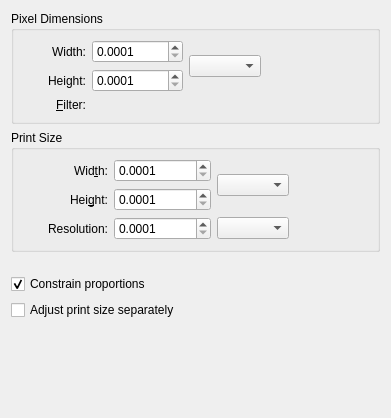
<?xml version="1.0" encoding="utf-8"?>
<ui version="4.0">
 <author>
    SPDX-FileCopyrightText: none
    SPDX-License-Identifier: GPL-3.0-or-later
  </author>
 <class>WdgImageSize</class>
 <widget class="QWidget" name="WdgImageSize">
  <property name="geometry">
   <rect>
    <x>0</x>
    <y>0</y>
    <width>391</width>
    <height>418</height>
   </rect>
  </property>
  <property name="windowTitle">
   <string>Scale To New Size</string>
  </property>
  <layout class="QVBoxLayout" name="verticalLayout">
   <item>
    <widget class="QGroupBox" name="groupImageSize">
     <property name="title">
      <string>Pixel Dimensions</string>
     </property>
     <property name="flat">
      <bool>true</bool>
     </property>
     <layout class="QGridLayout" name="gridLayout_3">
      <item column="2" row="1">
       <widget class="KisDoubleParseUnitSpinBox" name="pixelHeightDouble">
        <property name="minimumSize">
         <size>
          <width>80</width>
          <height>0</height>
         </size>
        </property>
        <property name="decimals">
         <number>4</number>
        </property>
        <property name="minimum">
         <double>0.000100000000000</double>
        </property>
        <property name="maximum">
         <double>90000.000000000000000</double>
        </property>
        <property name="singleStep">
         <double>0.100000000000000</double>
        </property>
       </widget>
      </item>
      <item column="0" row="0">
       <spacer name="horizontalSpacer_2">
        <property name="orientation">
         <enum>Qt::Horizontal</enum>
        </property>
        <property name="sizeType">
         <enum>QSizePolicy::Fixed</enum>
        </property>
        <property name="sizeHint" stdset="0">
         <size>
          <width>25</width>
          <height>20</height>
         </size>
        </property>
       </spacer>
      </item>
      <item column="1" row="0">
       <widget class="QLabel" name="lblPixelWidth">
        <property name="text">
         <string>Width:</string>
        </property>
        <property name="alignment">
         <set>Qt::AlignRight|Qt::AlignTrailing|Qt::AlignVCenter</set>
        </property>
       </widget>
      </item>
      <item column="1" row="2">
       <widget class="QLabel" name="lblPixelFilter">
        <property name="text">
         <string comment="Resize intepolation method list label">&amp;Filter:</string>
        </property>
        <property name="alignment">
         <set>Qt::AlignRight|Qt::AlignTrailing|Qt::AlignVCenter</set>
        </property>
        <property name="buddy">
         <cstring>pixelFilterCmb</cstring>
        </property>
       </widget>
      </item>
      <item column="4" row="0" rowspan="2">
       <widget class="KoAspectButton" name="pixelAspectRatioBtn" native="true">
        <property name="text" stdset="0">
         <string/>
        </property>
       </widget>
      </item>
      <item column="1" row="1">
       <widget class="QLabel" name="lblPixelHeight">
        <property name="text">
         <string>Height:</string>
        </property>
        <property name="alignment">
         <set>Qt::AlignRight|Qt::AlignTrailing|Qt::AlignVCenter</set>
        </property>
       </widget>
      </item>
      <item column="2" row="0">
       <widget class="KisDoubleParseUnitSpinBox" name="pixelWidthDouble">
        <property name="minimumSize">
         <size>
          <width>80</width>
          <height>0</height>
         </size>
        </property>
        <property name="decimals">
         <number>4</number>
        </property>
        <property name="minimum">
         <double>0.000100000000000</double>
        </property>
        <property name="maximum">
         <double>90000.000000000000000</double>
        </property>
        <property name="singleStep">
         <double>0.100000000000000</double>
        </property>
       </widget>
      </item>
      <item column="5" row="1">
       <spacer name="horizontalSpacer_5">
        <property name="orientation">
         <enum>Qt::Horizontal</enum>
        </property>
        <property name="sizeType">
         <enum>QSizePolicy::MinimumExpanding</enum>
        </property>
        <property name="sizeHint" stdset="0">
         <size>
          <width>40</width>
          <height>20</height>
         </size>
        </property>
       </spacer>
      </item>
      <item colspan="2" column="2" row="2">
       <widget class="KisCmbIDList" name="pixelFilterCmb" native="true"/>
      </item>
      <item column="3" row="0" rowspan="2">
       <widget class="QComboBox" name="pixelSizeUnit"/>
      </item>
     </layout>
    </widget>
   </item>
   <item>
    <widget class="QGroupBox" name="groupPrintSize">
     <property name="title">
      <string>Print Size</string>
     </property>
     <property name="flat">
      <bool>true</bool>
     </property>
     <layout class="QGridLayout" name="gridLayout">
      <item column="1" row="1">
       <widget class="QLabel" name="lblPrintHeight">
        <property name="text">
         <string>Hei&amp;ght:</string>
        </property>
        <property name="alignment">
         <set>Qt::AlignRight|Qt::AlignTrailing|Qt::AlignVCenter</set>
        </property>
        <property name="buddy">
         <cstring>printHeight</cstring>
        </property>
       </widget>
      </item>
      <item column="2" row="0">
       <widget class="KisDoubleParseUnitSpinBox" name="printWidth">
        <property name="minimumSize">
         <size>
          <width>80</width>
          <height>0</height>
         </size>
        </property>
        <property name="decimals">
         <number>4</number>
        </property>
        <property name="minimum">
         <double>0.000100000000000</double>
        </property>
        <property name="maximum">
         <double>1000000.000000000000000</double>
        </property>
        <property name="singleStep">
         <double>0.100000000000000</double>
        </property>
       </widget>
      </item>
      <item column="1" row="0">
       <widget class="QLabel" name="lblPrintWidth">
        <property name="text">
         <string>Wid&amp;th:</string>
        </property>
        <property name="alignment">
         <set>Qt::AlignRight|Qt::AlignTrailing|Qt::AlignVCenter</set>
        </property>
        <property name="buddy">
         <cstring>printWidth</cstring>
        </property>
       </widget>
      </item>
      <item column="2" row="1">
       <widget class="KisDoubleParseUnitSpinBox" name="printHeight">
        <property name="minimumSize">
         <size>
          <width>80</width>
          <height>0</height>
         </size>
        </property>
        <property name="decimals">
         <number>4</number>
        </property>
        <property name="minimum">
         <double>0.000100000000000</double>
        </property>
        <property name="maximum">
         <double>1000000.000000000000000</double>
        </property>
        <property name="singleStep">
         <double>0.100000000000000</double>
        </property>
       </widget>
      </item>
      <item column="4" row="0" rowspan="2">
       <widget class="KoAspectButton" name="printAspectRatioBtn" native="true">
        <property name="text" stdset="0">
         <string/>
        </property>
       </widget>
      </item>
      <item column="1" row="2">
       <widget class="QLabel" name="lblResolution">
        <property name="text">
         <string>Resolution:</string>
        </property>
        <property name="alignment">
         <set>Qt::AlignRight|Qt::AlignTrailing|Qt::AlignVCenter</set>
        </property>
       </widget>
      </item>
      <item column="2" row="2">
       <widget class="KisDoubleParseSpinBox" name="printResolution">
        <property name="sizePolicy">
         <sizepolicy hsizetype="Minimum" vsizetype="Fixed">
          <horstretch>0</horstretch>
          <verstretch>0</verstretch>
         </sizepolicy>
        </property>
        <property name="minimumSize">
         <size>
          <width>70</width>
          <height>0</height>
         </size>
        </property>
        <property name="decimals">
         <number>4</number>
        </property>
        <property name="minimum">
         <double>0.000100000000000</double>
        </property>
        <property name="maximum">
         <double>10000.000000000000000</double>
        </property>
        <property name="singleStep">
         <double>0.100000000000000</double>
        </property>
       </widget>
      </item>
      <item column="3" row="2">
       <widget class="QComboBox" name="printResolutionUnit"/>
      </item>
      <item column="0" row="1">
       <spacer name="horizontalSpacer">
        <property name="orientation">
         <enum>Qt::Horizontal</enum>
        </property>
        <property name="sizeType">
         <enum>QSizePolicy::Fixed</enum>
        </property>
        <property name="sizeHint" stdset="0">
         <size>
          <width>25</width>
          <height>20</height>
         </size>
        </property>
       </spacer>
      </item>
      <item column="5" row="0">
       <spacer name="horizontalSpacer_3">
        <property name="orientation">
         <enum>Qt::Horizontal</enum>
        </property>
        <property name="sizeType">
         <enum>QSizePolicy::MinimumExpanding</enum>
        </property>
        <property name="sizeHint" stdset="0">
         <size>
          <width>40</width>
          <height>20</height>
         </size>
        </property>
       </spacer>
      </item>
      <item column="3" row="0" rowspan="2">
       <widget class="QComboBox" name="printWidthUnit"/>
      </item>
     </layout>
    </widget>
   </item>
   <item>
    <spacer name="verticalSpacer_2">
     <property name="orientation">
      <enum>Qt::Vertical</enum>
     </property>
     <property name="sizeType">
      <enum>QSizePolicy::Fixed</enum>
     </property>
     <property name="sizeHint" stdset="0">
      <size>
       <width>20</width>
       <height>16</height>
      </size>
     </property>
    </spacer>
   </item>
   <item>
    <widget class="QCheckBox" name="constrainProportionsCkb">
     <property name="toolTip">
      <string>Constrain aspect ratio</string>
     </property>
     <property name="text">
      <string>Constrain proportions</string>
     </property>
     <property name="checked">
      <bool>true</bool>
     </property>
    </widget>
   </item>
   <item>
    <widget class="QCheckBox" name="adjustPrintSizeSeparatelyCkb">
     <property name="text">
      <string>Adjust print size separately</string>
     </property>
    </widget>
   </item>
   <item>
    <spacer name="verticalSpacer">
     <property name="orientation">
      <enum>Qt::Vertical</enum>
     </property>
     <property name="sizeType">
      <enum>QSizePolicy::MinimumExpanding</enum>
     </property>
     <property name="sizeHint" stdset="0">
      <size>
       <width>20</width>
       <height>30</height>
      </size>
     </property>
    </spacer>
   </item>
  </layout>
 </widget>
 <customwidgets>
  <customwidget>
   <class>KoAspectButton</class>
   <extends>QWidget</extends>
   <header>KoAspectButton.h</header>
   <container>1</container>
  </customwidget>
  <customwidget>
   <class>KisDoubleParseUnitSpinBox</class>
   <extends>QDoubleSpinBox</extends>
   <header>kis_double_parse_unit_spin_box.h</header>
  </customwidget>
  <customwidget>
   <class>KisCmbIDList</class>
   <extends/>
   <header>widgets/kis_cmb_idlist.h</header>
  </customwidget>
  <customwidget>
   <class>KisDoubleParseSpinBox</class>
   <extends>QDoubleSpinBox</extends>
   <header>kis_double_parse_spin_box.h</header>
  </customwidget>
 </customwidgets>
 <tabstops>
  <tabstop>pixelWidthDouble</tabstop>
  <tabstop>pixelSizeUnit</tabstop>
  <tabstop>pixelHeightDouble</tabstop>
  <tabstop>pixelFilterCmb</tabstop>
  <tabstop>printWidth</tabstop>
  <tabstop>printWidthUnit</tabstop>
  <tabstop>printHeight</tabstop>
  <tabstop>printResolution</tabstop>
  <tabstop>printResolutionUnit</tabstop>
  <tabstop>constrainProportionsCkb</tabstop>
  <tabstop>adjustPrintSizeSeparatelyCkb</tabstop>
 </tabstops>
 <resources/>
 <connections/>
</ui>
